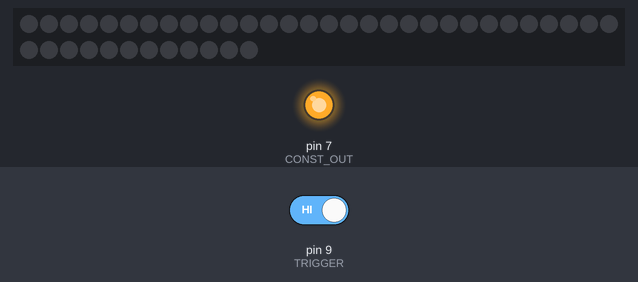
A sketch run on a simulated Arduino Uno, built with avr-gcc and run on an emulated ATmega328P. Parts: 42 RGB LEDs in strip order, left to right, continuing on the next row, output pins drawn as LEDs (lit = HIGH). The inputs (shaded band) are chosen by the test bench; at power-on: pin 9 (TRIGGER) HIGH. Dim RGB values are drawn brighter than linear.

Above: at 2.2 s.
2.3 s: pin 9 (TRIGGER) driven LOW
At 3.66 s:
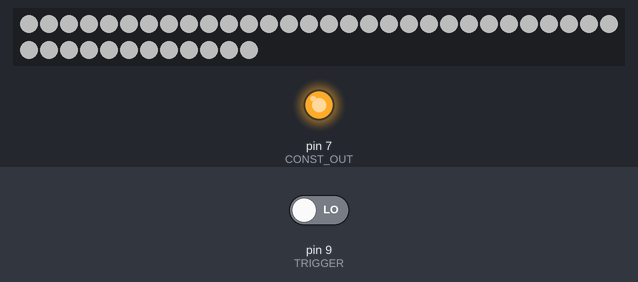
5.3 s: pin 9 (TRIGGER) driven HIGH
8.3 s: pin 9 (TRIGGER) driven LOW
At 8.45 s:
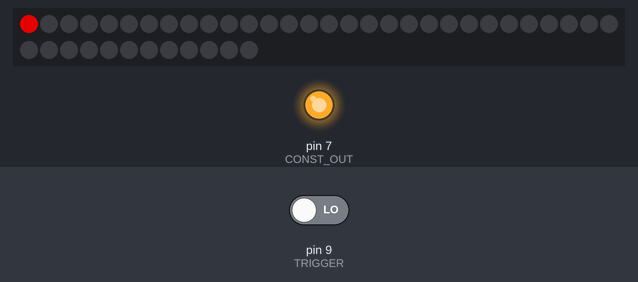
Timing chart, 0 to 11.3 s (numbered marks = the images above; inputs shaded):
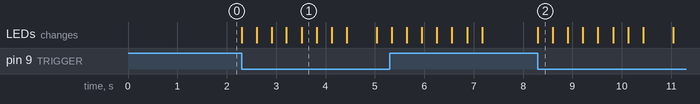

The sketch:

reactive-dicetray.ino
```cpp
#include <FastLED.h>
#define NUM_LEDS 42

#define LED_DATA 4
#define TRIGGER 9
#define CONST_OUT 7
#define BUTTON 2

CRGB leds[NUM_LEDS];

void setup() {
  delay(1000);
  LEDS.addLeds<WS2812, LED_DATA, GRB>(leds, NUM_LEDS);
  LEDS.setBrightness(180);
  pinMode(TRIGGER, INPUT);
  pinMode(LED_DATA, OUTPUT);
  pinMode(CONST_OUT, OUTPUT);
  digitalWrite(CONST_OUT, HIGH);
  Serial.begin(38400);

}

//mic
int trigger = 0;

//animation
boolean animationRunning = false;
int animationTime = 3000;
unsigned long animationStart = 0;
int currentAnimation = 1;

//button
unsigned long lastDebounceTime = 0;
unsigned long debounceDelay = 1000;


//general
boolean settingsMode = false;
unsigned long settingsStartTime = 0;
unsigned long settingsOffDelay = 3000;
int setting = 0; //0 - reactive, 1 - reactive low brightness, 2 - ambient

boolean buttonPressed() {
  int reading = digitalRead(BUTTON);

  if ((millis() - lastDebounceTime) > debounceDelay) {
    if (reading == HIGH) {
      lastDebounceTime = millis();
      return true;
    }
  }
  return false;
}

void showIndicator() {
  allOff();
  if (setting == 0) {
    plainColor(0, 8, CRGB(255, 255, 255));
  } else if (setting == 1) {
    plainColor(9, 20, CRGB(0, 0, 255));
  } else if (setting == 2) {
    plainColor(21, 29, CRGB(255, 0, 255));
  } else {
    return;
  }
}

void loop() {
  //  if (!settingsMode) {
  //    if (buttonPressed()) {
  //      settingsMode = true;
  //      settingsStartTime = millis();
  //      return;
  //    }
  //  } else {
  //    if ((millis() - settingsStartTime) > settingsOffDelay) {
  //      settingsMode = false;
  //      return;
  //    } else {
  //
  //      if (buttonPressed()) {
  //
  //
  //        setting++;
  //        if (setting > 2) {
  //          setting = 0;
  //        }
  //                Serial.println(setting);
  //
  //      }
  //    }
  //    return;
  //  }

  if (!animationRunning) {
    trigger = !digitalRead(TRIGGER);
    if (trigger == HIGH) {
      animationRunning = true;
      switch (currentAnimation) {
        case 0:
          runAroundAndFlashFade();
          break;
        case 1:
          runAroundAndFlashFadeMulticolor();
          break;
      }
      allOff();
      animationRunning = false;
    }
  } else {
    allOff();
  }
}

void allOff() {
  for (int i = 0; i < NUM_LEDS; i++) {
    leds[i] = CRGB(0, 0, 0);
    FastLED.show();
  }
}
void plainColor(int startIdx, int endIdx, CRGB color) {
  for (int i = startIdx; i <= endIdx; i++) {
    leds[i] = color;
  }
  FastLED.show();
}
void runAroundAndFlashFadeMulticolor() {


  runAround(CRGB(255, 0, 0),2);
  runAround(CRGB(255, 0, 255),2);
  runAround(CRGB(0, 0, 255),2);
  runAround(CRGB(0, 255, 255),2);
  runAround(CRGB(0, 255, 0),2);
  runAround(CRGB(255, 255, 0),2);

  fadeIn(10);
  fadeOut(10);
  delay(500);
}

void runAroundAndFlashFade() {

  for (int i = 0; i < 3; i++) {
    runAround(CRGB(120, 120, 120),5);
  }
  fadeIn(15);
  fadeOut(15);
  delay(500);
}

void fadeIn(int speed) {
  for (int brightness = 0; brightness < 255; brightness += speed) {
    for (int i = 0; i < NUM_LEDS; i++) {
      leds[i] = CRGB(brightness, brightness, brightness);
    }
    FastLED.show();
    delay(20);
  }
}
void fadeOut(int speed) {
  for (int brightness = 255; brightness > 0; brightness -= speed) {
    for (int i = 0; i < NUM_LEDS; i++) {
      leds[i] = CRGB(brightness, brightness, brightness);
    }
    FastLED.show();
    delay(20);
  }
  // turn off everything for safety
  for (int i = 0; i < NUM_LEDS; i++) {
    leds[i] = CRGB(0, 0, 0);
  }
  FastLED.show();
  delay(20);
}
void runAround(CRGB color, int ledDelay) {
  for (int i = 0; i < NUM_LEDS; i++) {
    if (i != 0) {
      leds[i - 1] = CRGB(0, 0, 0);
    }
    leds[i] = color;
    FastLED.show();
    delay(ledDelay);
  }
  leds[NUM_LEDS - 1] = CRGB(0, 0, 0);
  FastLED.show();
}
```

Measured:
- after the input at 2.3 s, the LEDs: first change at once (image 1 shows a later state)
- after the input at 8.3 s, the LEDs: change at once (image 2)
